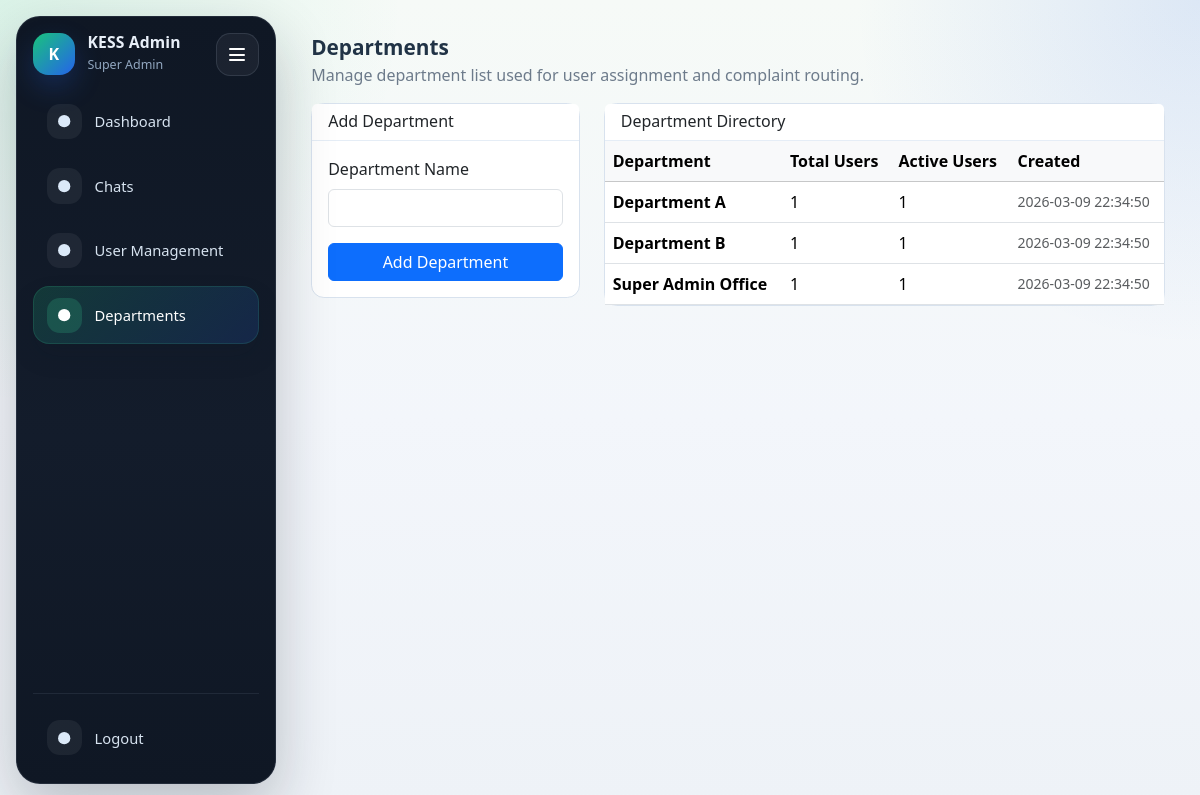
Page /departments/index.php (signed in) on the committed database.
### tables this page shows
CREATE TABLE departments (
    id INT UNSIGNED AUTO_INCREMENT PRIMARY KEY,
    name VARCHAR(100) NOT NULL UNIQUE,
    created_at TIMESTAMP NOT NULL DEFAULT CURRENT_TIMESTAMP
);

### includes/helpers.php (called while the page is built, shortened)
<?php
function e(?string $value): string
{
    return htmlspecialchars((string) $value, ENT_QUOTES, 'UTF-8');
}
function baseUrl(string $path = ''): string
{
    return BASE_URL . '/' . ltrim($path, '/');
}

### config/database.php (called while the page is built, shortened)
<?php
function db(): PDO
{
    static $pdo = null;
    $dsn = sprintf(
        'mysql:host=%s;port=%s;dbname=%s;charset=utf8mb4',
        DB_HOST,
        DB_PORT,
        DB_NAME
    );
    try {
        $pdo = new PDO($dsn, DB_USER, DB_PASS, [
            PDO::ATTR_ERRMODE => PDO::ERRMODE_EXCEPTION,
            PDO::ATTR_DEFAULT_FETCH_MODE => PDO::FETCH_ASSOC,
            PDO::ATTR_EMULATE_PREPARES => false,
        ]);
    } catch (PDOException $exception) {
        http_response_code(500);
        exit('Database connection failed. Please verify config/app.php and import database/schema.sql.');
    }
    return $pdo;
}

### includes/departments.php (called while the page is built, shortened)
<?php
require_once __DIR__ . '/../config/database.php';
function getDepartmentsWithUserCounts(): array
{
    $sql = 'SELECT
                d.id,
                d.name,
                d.created_at,
                COUNT(u.id) AS user_count,
                SUM(CASE WHEN u.is_active = 1 THEN 1 ELSE 0 END) AS active_user_count
            FROM departments d
            LEFT JOIN users u ON u.department_id = d.id
            GROUP BY d.id, d.name, d.created_at
            ORDER BY d.name ASC';
    $statement = db()->prepare($sql);
    $statement->execute();
    return $statement->fetchAll();
}

### departments/index.php (the view, shortened to what this page needs)
<?php
require_once __DIR__ . '/../includes/navigation.php';
require_once __DIR__ . '/../includes/departments.php';
$departmentName = '';
$departments = getDepartmentsWithUserCounts();
?>
<!doctype html>
<html lang="en">
<head>
    <link href="https://cdn.jsdelivr.net/npm/bootstrap@5.3.3/dist/css/bootstrap.min.css" rel="stylesheet">
    <link rel="stylesheet" href="<?= e(baseUrl('/assets/css/main.css')) ?>">
    <link rel="stylesheet" href="<?= e(baseUrl('/assets/css/layout.css')) ?>">
    <link rel="stylesheet" href="<?= e(baseUrl('/assets/css/sidebar.css')) ?>">
</head>
<body>
<div class="app-shell">
    <main class="app-main">
        <div class="page-wrapper">
            <h1 class="page-title">Departments</h1>
            <p class="page-subtitle">Manage department list used for user assignment and complaint routing.</p>
            <div class="row g-4">
                <div class="col-12 col-lg-4">
                    <div class="card module-card">
                        <div class="card-header">
                            <h2 class="h6 mb-0">Add Department</h2>
                        </div>
                        <div class="card-body">
                            <form method="post" action="<?= e(baseUrl('/departments/index.php')) ?>">
                                <div class="mb-3">
                                    <label for="department_name" class="form-label">Department Name</label>
                                    <input type="text" class="form-control" id="department_name" name="department_name" maxlength="100" value="<?= e($departmentName) ?>" required>
                                </div>
                                <button type="submit" class="btn btn-primary w-100">Add Department</button>
                            </form>
                        </div>
                    </div>
                </div>
                <div class="col-12 col-lg-8">
                    <div class="card module-card">
                        <div class="card-header">
                            <h2 class="h6 mb-0">Department Directory</h2>
                        </div>
                        <div class="card-body p-0">
                            <div class="table-responsive">
                                <table class="table table-hover align-middle mb-0">
                                    <thead class="table-light">
                                        <tr>
                                            <th scope="col">Department</th>
                                            <th scope="col">Total Users</th>
                                            <th scope="col">Active Users</th>
                                            <th scope="col">Created</th>
                                        </tr>
                                    </thead>
                                    <tbody>
                                    <?php if (count($departments) === 0): ?>
                                        <tr>
                                            <td colspan="4" class="text-center text-muted py-4">No departments available yet.</td>
                                        </tr>
                                    <?php else: ?>
                                        <?php foreach ($departments as $department): ?>
                                            <tr>
                                                <td class="fw-semibold"><?= e((string) $department['name']) ?></td>
                                                <td><?= (int) $department['user_count'] ?></td>
                                                <td><?= (int) $department['active_user_count'] ?></td>
                                                <td class="small text-muted"><?= e((string) $department['created_at']) ?></td>
                                            </tr>
                                        <?php endforeach; ?>
                                    <?php endif; ?>
                                    </tbody>
                                </table>
                            </div>
                        </div>
                    </div>
                </div>
            </div>
        </div>
    </main>
</div>
</body>
</html>

### assets/css/main.css (style rules this page uses)
:root { --sidebar-bg: rgba(12, 22, 38, 0.86); --panel-bg: rgba(255, 255, 255, 0.78); --chat-bg: #eef4f0; --line-color: rgba(129, 145, 166, 0.18); --accent: #19c37d; --accent-strong: #12a86b; --accent-soft: rgba(25, 195, 125, 0.12); --muted: #6d7b8b; --incoming-bg: rgba(255, 255, 255, 0.92); --outgoing-bg: linear-gradient(135deg, #22c983 0%, #14b46f 100%); --outgoing-color: #ffffff; --surface-shadow: 0 18px 60px rgba(15, 23, 42, 0.08); }
* { box-sizing: border-box; }
html, body { height: 100%; }
body { margin: 0; font-family: "Segoe UI", "Trebuchet MS", sans-serif; background: radial-gradient(circle at top left, rgba(25, 195, 125, 0.12) 0%, rgba(25, 195, 125, 0) 28%), radial-gradient(circle at top right, rgba(37, 99, 235, 0.12) 0%, rgba(37, 99, 235, 0) 24%), linear-gradient(180deg, #f6faf7 0%, #f3f6fb 52%, #eef2f7 100%); color: #213346; }

### assets/css/layout.css (style rules this page uses)
.app-shell { min-height: 100vh; display: flex; align-items: stretch; gap: 1rem; padding: 1rem; overflow: visible; position: relative; }
.app-main { flex: 1; min-width: 0; overflow: visible; position: relative; }
.page-wrapper { padding: 1.2rem; }
.page-title { font-size: 1.3rem; font-weight: 700; margin-bottom: 0.2rem; }
.page-subtitle { color: var(--muted); margin-bottom: 1rem; }
.module-card { border: 1px solid #d8e2ee; border-radius: 0.8rem; background: #ffffff; }
.module-card .card-header { background: #ffffff; border-bottom: 1px solid #e5edf6; }

### assets/css/sidebar.css (style rules this page uses)
.main-nav-link-icon svg { width: 1.15rem; height: 1.15rem; display: block; }

### rows in the picture
departments: name "Department A", user_count "1", active_user_count "1", created_at "2026-03-09 22:34:50"
departments: name "Department B", user_count "1", active_user_count "1", created_at "2026-03-09 22:34:50"
departments: name "Super Admin Office", user_count "1", active_user_count "1", created_at "2026-03-09 22:34:50"

### other values in the picture
$roleLabel "Super Admin"
$item['label'] "Dashboard"
$item['label'] "Chats"
$item['label'] "User Management"
$item['label'] "Departments"
$logoutItem['label'] "Logout"
